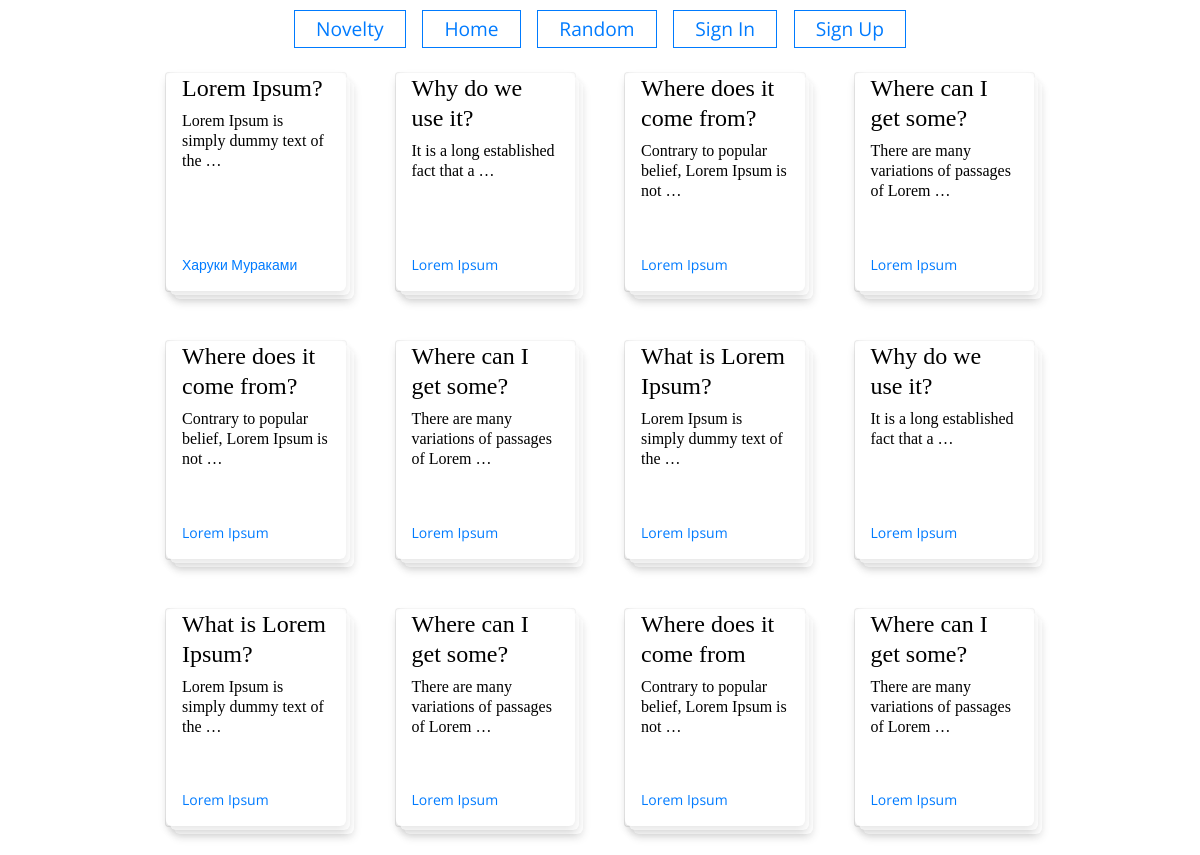
The page / on the database its author committed.
### books/models.py (models this page shows, shortened)
class Book(models.Model):
    title = models.CharField(max_length=100)
    author = models.CharField(max_length=140)
    book = models.TextField()

### books/views.py (the view)
# urls.py: path('', HomeListView.as_view(), name='home'),
class HomeListView(ListView):
    model = Book
    template_name = 'book/home.html'
    context_object_name = 'books'

### books/templates/book/home.html (shortened to what this page needs)
{% extends 'base.html' %}
{% load static %}
{% block link %}
    <link rel="stylesheet" href="{% static 'css/book.css' %}">
{% endblock %}
{% block content %}
    <div class="container">
        {% for book in books %}
        <a href="{% url 'detail' book.id %}">
        <div class="card" style="--cards:5;">
            <div class="child">
                <h4>{{ book.title }}</h4>
                <h6>{{ book.book|truncatewords:8 }}</h6>
                <p>{{ book.author }}</p>
            </div>
        </div>
        </a>
        {% endfor %}
    </div>
{% endblock %}

### books/templates/base.html (shortened to what this page needs)
{% load static %}
<!DOCTYPE html>
<html lang="es">
<head>
  <link rel="stylesheet" href="https://stackpath.bootstrapcdn.com/bootstrap/4.3.1/css/bootstrap.min.css">
  <link rel="stylesheet" href="{% static 'css/base.css' %}">
  {% block link %}
  {% endblock %}
</head>
  <body>
    <nav class="menu">
      <ul>
        <a href="{% url 'novelty' %}"><li>Novelty</li></a>
        <a href="{% url 'home' %}"><li>Home</li></a>
        <a href="{% url 'random' %}"><li>Random</li></a>
      {% if request.user.is_authenticated %}
        <a href="{% url 'logout' %}"><li>Logout</li></a>
      {% else %}
        <a href="{% url 'login' %}"><li>Sign In</li></a>
        <a href="{% url 'register' %}"><li>Sign Up</li></a>
      {% endif %}
      </ul>
    </nav>
  {% block content %}
  {% endblock %}
  </body>
</html>

### static/css/base.css (style rules this page uses)
@media (min-width: 900px) { .menu { font-size: 1.2em; } }
.menu { padding: 0.5em; background: white; min-height: 2em; line-height: 1em; }
.menu > ul { transition: max-height 0.25s linear; }
.menu ul { margin: 0; padding: 0; text-align: center; }
.menu li { transition: visibility 0.25s linear; display: inline-block; border: 1px solid; padding: 0.45em 1.1em; margin: 0 0.3em; position: relative; }
.menu { position: absolute; top: 0; left: 0; right: 0; }

### static/css/book.css (style rules this page uses)
body { background: white; color: white; margin: 72px; font-family: Open Sans, sans-serif; }
h6 { font-family: Arbutus Slab, serif; font-weight: normal; color: #000; line-height: 1.25; }
h4 { font-family: Arbutus Slab, serif; font-weight: normal; color: #000; line-height: 1.25; }
p { position: absolute; bottom: 0; font-size: 14px; }
.container { max-width: 900px; display: grid; grid-template-columns: repeat(auto-fill, minmax(160px, 1fr)); grid-gap: 48px; margin: 0 auto; }
.card { cursor: pointer; position: relative; height: 0; padding-bottom: 120%; --offset-multiplier: 4px; -webkit-transition: -webkit-transform 0.6s ease; transition: -webkit-transform 0.6s ease; transition: transform 0.6s ease; transition: transform 0.6s ease, -webkit-transform 0.6s ease; --translate: 0; -webkit-transform: translate(var(--translate), var(--translate)); transform: translate(var(--translate), var(--translate)); }
.child { position: absolute; width: 100%; height: 100%; padding: 0 16px; box-sizing: border-box; background: #fff; box-shadow: 0px 4px 8px rgba(0, 0, 0, 0.1), 0px -4px 8px rgba(255, 255, 255, 0.8); border-radius: 6px; -webkit-transition: inherit; transition: inherit; --translate: calc(var(--offset) * var(--offset-multiplier)); -webkit-transform: translate(var(--translate), var(--translate)); transform: translate(var(--translate), var(--translate)); z-index: 5; }
.child:nth-child(1) { --offset: 0; z-index: 4; }

### rows shown on the page
Book: title "Lorem Ipsum?", book "Lorem Ipsum is simply dummy text of the …", author "Харуки Мураками"
Book: title "Why do we use it?", book "It is a long established fact that a …", author "Lorem Ipsum"
Book: title "Where does it come from?", book "Contrary to popular belief, Lorem Ipsum is not …", author "Lorem Ipsum"
Book: title "Where can I get some?", book "There are many variations of passages of Lorem …", author "Lorem Ipsum"
Book: title "Where does it come from?", book "Contrary to popular belief, Lorem Ipsum is not …", author "Lorem Ipsum"
Book: title "Where can I get some?", book "There are many variations of passages of Lorem …", author "Lorem Ipsum"
Book: title "What is Lorem Ipsum?", book "Lorem Ipsum is simply dummy text of the …", author "Lorem Ipsum"
Book: title "Why do we use it?", book "It is a long established fact that a …", author "Lorem Ipsum"
Book: title "What is Lorem Ipsum?", book "Lorem Ipsum is simply dummy text of the …", author "Lorem Ipsum"
Book: title "Where can I get some?", book "There are many variations of passages of Lorem …", author "Lorem Ipsum"
Book: title "Where does it come from", book "Contrary to popular belief, Lorem Ipsum is not …", author "Lorem Ipsum"
Book: title "Where can I get some?", book "There are many variations of passages of Lorem …", author "Lorem Ipsum"
